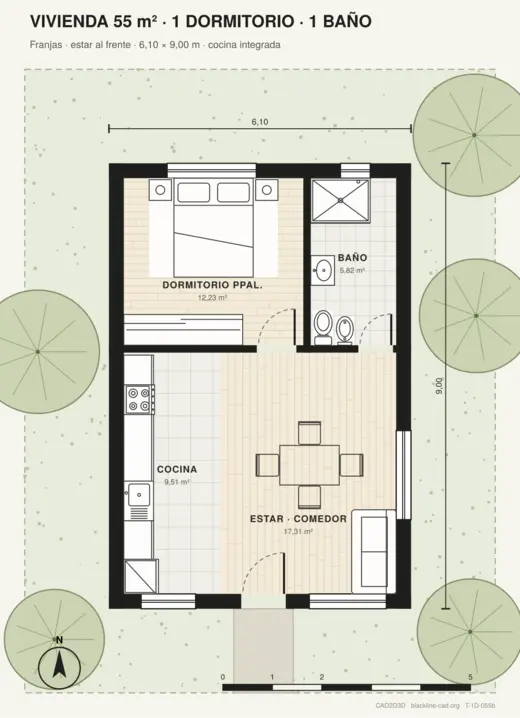
#> input picture assets/arq-tipologias/v1/T-1D-055b.webp, 520 x 718 px
$ python prueba_planta_completa.py --source ../../assets/arq-tipologias/v1/T-1D-055b.webp
#> lines starting #> are read from the running program, lines starting #| are printed output that depends on the picture
#!/usr/bin/env python3
"""Offline reviewed semantic fixture, NOT an automatic recognizer or production importer.
Coordinates are annotations of inspect39.png. The JSON records the native WALL and
BLOCK operations; preview boolean cuts only simulate the CAD's dynamic openings.
Requires shapely, matplotlib, Pillow. No dimension entities unless --cotas.
"""
import argparse, json, math
from pathlib import Path
from PIL import Image
from shapely.geometry import LineString, Point, box
from shapely.ops import unary_union
from shapely import affinity
import matplotlib
matplotlib.use('Agg')
import matplotlib.pyplot as plt
from matplotlib.patches import Rectangle, FancyBboxPatch, Ellipse, Arc, Polygon
P=75.0 # provisional uniform pixels per model unit; NOT calibrated
OX,OY=101,716
T=.20
# axes in raster coords; continuous before openings, no furniture lines.
AXES=[('N',(108,64),(462,64)),('S',(108,710),(462,710)),('W',(108,64),(108,710)),('E',(462,64),(462,710)),('D',(337,64),(337,397)),('B',(337,292),(462,292)),('L',(108,397),(262,397)),('C',(262,353),(262,397)),('H',(414,397),(462,397)),('J',(321,397),(337,397))]
# host, kind, endpoint interval on raster axis, hinge point, inward leaf direction
OPEN=[('N','framed-window',171,275,None,None),('N','framed-window',379,415,None,None),('S','framed-window',171,275,None,None),('S','swing-door',339,396,(396,710),(0,-1)),('D','swing-door',306,358,(337,358),(-1,0)),('B','swing-door',350,400,(350,292),(0,-1))]
# existing block IDs and verified available size ranges; choose variant without stretching.
# Point is the origin of the actual block's local 0..W, 0..D frame. Rotations in CAD degrees.
# Fallback definitions preserve visually distinctive objects when checked variants do not fit.
BLOCKS=[
 ('bed','TEST_BED_SINGLE_NIGHTSTAND_FREE','FURNITURE',(156,251),0,(131/P,159/P),'custom'),
 ('nightstand','dor-mesa-luz','FURNITURE',(122,119),0,(.45,.40),'library'),
 ('closet','TEST_SLIDING_CLOSET','FURNITURE',(115,390),0,(140/P,38/P),'custom'),
 ('bath','san-banera','FIXTURES',(347,130),0,(1.4,.7),'library'),
 ('wc','san-wc','FIXTURES',(454,183),90,(.4,.7),'library'),
 ('basin','san-lav','FIXTURES',(454,260),90,(.6,.48),'library'),
 ('sofa','mob-sofa2','FURNITURE',(181.5,668),90,(2.0,.9),'library'),
 ('coffee','mob-ratona','FURNITURE',(259,642),90,(1.3,.6),'library'),
 ('counter','kq-mesada','KITCHEN',(455,643),90,(3.2,.55),'library'),
 ('hob','kq-anafe4','KITCHEN',(455,486),90,(.6,.6),'library'),
 ('sink','TEST_KITCHEN_SINGLE_SINK','KITCHEN',(452,642),90,(.65,.48),'custom'),
]
TEXT=[('BEDROOM',(222,291)),('BATH',(382,212)),('HALL',(377,373)),('LIVING ROOM / KITCHEN',(282,494))]
def pt(p):return [(p[0]-OX)/P,(OY-p[1])/P]
def pix(p):return (OX+p[0]*P,OY-p[1]*P)
def vec(p):return (p[0],-p[1])
def opening_rows():
    rows=[]; walls={i:(a,b) for i,a,b in AXES}
    for host,kind,lo,hi,hinge,swing in OPEN:
        a,b=walls[host]; horizontal=a[1]==b[1]; axis=0 if horizontal else 1
        A=(lo,a[1]) if horizontal else (a[0],lo);B=(hi,a[1]) if horizontal else (a[0],hi)
        offset=((lo+hi)/2-a[axis])/P; width=(hi-lo)/P
        assert offset-width/2>T/2 and offset+width/2<math.dist(a,b)/P-T/2,host
        row=dict(host=host,kind=kind,offset=offset,width=width,layer='WINDOWS' if hinge is None else 'DOORS')
        if hinge:
            # Native primitive opens towards local +Y. Reverse start and angle when needed.
            q0,q1=pt(A),pt(B); u=((q1[0]-q0[0])/width,(q1[1]-q0[1])/width); n=(-u[1],u[0]); v=vec(swing)
            rev=sum(x*y for x,y in zip(n,v))<0
            start,end=(q1,q0) if rev else (q0,q1)
            h=pt(hinge); mirror=math.dist(h,end)<math.dist(h,start)
            theta=math.degrees(math.atan2(end[1]-start[1],end[0]-start[0]))
            pred=(-math.sin(math.radians(theta)),math.cos(math.radians(theta)))
            assert sum(x*y for x,y in zip(pred,v))>.999
            assert math.dist(end if mirror else start,h)<1e-8
            row['orientation']={'mirror':mirror,'reverseHostDirection':rev,'rotation':theta,'hinge':h,'swingVector':list(v),'insertionPoint':start,'leafCount':1}
        else:row['windowType']='framed; leaf count not reliably identifiable'
        rows.append(row)
    return rows
# Compact preview definitions based on the native catalogue geometry; not a copy of a live CAD instance.
# Primitive coords in metres. Each object is one block definition, never loose model-space primitives.
def shapes(id,w,d):
    R=lambda x,y,W,D,r=0:('r',x,y,W,D,r)
    L=lambda a,b,c,e:('l',a,b,c,e)
    E=lambda x,y,rx,ry:('e',x,y,rx,ry)
    if id.startswith('TEST_BED'):return [R(0,0,w,d),L(0,d*.59,w,d*.59),L(0,d*.78,w,d*.78),R(.07,d*.79,w/2-.1,d*.18,.035),R(w/2+.03,d*.79,w/2-.1,d*.18,.035)]
    if id=='TEST_SLIDING_CLOSET':return [R(0,0,w,d),L(0,d-.06,w*.53,d-.06),L(w*.47,d-.12,w,d-.12)]
    if id=='TEST_KITCHEN_SINGLE_SINK':return [R(0,0,w,d),R(.07,.05,w-.14,d-.1,.10),E(w*.5,d*.30,.025,.025),L(w*.5,.04,w*.5,.12)]
    if id=='dor-mesa-luz':return [R(0,0,w,d),E(w/2,d/2,.088,.088),E(w/2,d/2,.032,.032)]
    if id=='san-banera':return [R(0,0,w,d),R(.08,.08,w-.16,d-.16,.18),E(w-.22,d/2,.035,.035),E(w-.06,d/2,.025,.025)]
    if id=='san-wc':return [R(.03,0,.34,.17,.03),E(.2,.45,.18,.25),E(.2,.47,.12,.18),L(.08,.2,.32,.2)]
    if id=='san-lav':return [R(0,0,w,d),E(w/2,d*.55,min(.21,w*.36),min(.15,d*.32)),E(w/2,d*.55,.02,.02),E(w/2,.07,.022,.022),L(w/2,.07,w/2,.13)]
    if id=='mob-sofa2':return [R(0,0,w,d,.06),R(.15,.2,w-.30,d-.38),L(w/2,.2,w/2,d-.18),R(0,d-.20,w,.20)]
    if id=='mob-ratona':return [R(0,0,w,d),R(.05,.05,w-.10,d-.10)]
    if id=='kq-mesada':return [R(0,0,w,d),L(0,d-.04,w,d-.04)]
    if id=='kq-anafe4':return [R(.03,.05,w-.06,d-.10)]+[E(x,y,r,r) for x,y,r in [(.17,.19,.085),(.17,.43,.07),(.43,.19,.07),(.43,.43,.085),(.17,.19,.0383),(.17,.43,.0315),(.43,.19,.0315),(.43,.43,.0383)]]
    raise ValueError(id)
def transformed_box(w,d,point,rotation):return affinity.translate(affinity.rotate(box(0,0,w,d),rotation,origin=(0,0)),*point)
def wall_shape():
    lines=[LineString([pt(a),pt(b)]) for _,a,b in AXES]
    pieces=[l.buffer(T/2,cap_style=2,join_style=2) for l in lines]
    # Add the missing outer corner square only at true non-collinear axis junctions.
    for i,l in enumerate(lines):
        for other in lines[i+1:]:
            p=l.intersection(other)
            if p.geom_type=='Point' and not p.is_empty:pieces.append(box(p.x-T/2,p.y-T/2,p.x+T/2,p.y+T/2))
    return unary_union(pieces)
def polygon_patch(ax,g,color,alpha):
    for p in ([g] if g.geom_type=='Polygon' else list(g.geoms)):
        ax.add_patch(Polygon(list(p.exterior.coords),closed=True,fc=color,ec=color,lw=.55,alpha=alpha))
        # drawing uses individual non-overlapping rings; restore interior voids in compound path instead
        for r in p.interiors:
            from matplotlib.path import Path as MPath
            from matplotlib.patches import PathPatch
            # parent drawn below via compound path in render instead

def draw_geom(ax,g,color,alpha):
    from matplotlib.path import Path as MPath
    from matplotlib.patches import PathPatch
    from shapely.geometry.polygon import orient
    for p in ([g] if g.geom_type=='Polygon' else list(g.geoms)):
        p=orient(p,sign=1);verts=[];codes=[]
        for ring in [p.exterior,*p.interiors]:
            c=list(ring.coords);verts+=c;codes += [MPath.MOVETO]+[MPath.LINETO]*(len(c)-2)+[MPath.CLOSEPOLY]
        ax.add_patch(PathPatch(MPath(verts,codes),facecolor=color,edgecolor=color,lw=.45,alpha=alpha))
def render(source,plan,out,overlay=False):
    from matplotlib.transforms import Affine2D
    fig,ax=plt.subplots(figsize=(6.8,9.6),dpi=160);fig.patch.set_facecolor('white');ax.set_aspect('equal');ax.axis('off')
    if overlay:
        im=Image.open(source);ax.imshow(im,extent=((0-OX)/P,(im.width-OX)/P,(OY-im.height)/P,OY/P),alpha=.75)
    wall=wall_shape();cuts=[]
    for host,kind,lo,hi,hinge,swing in OPEN:
        a,b=next((a,b) for i,a,b in AXES if i==host);horizontal=a[1]==b[1];A=pt((lo,a[1]) if horizontal else (a[0],lo));B=pt((hi,a[1]) if horizontal else (a[0],hi));cuts.append(LineString([A,B]).buffer(T/2+.002,cap_style=2))
    draw_geom(ax,wall.difference(unary_union(cuts)), '#1d70a2' if overlay else '#263b46',.52 if overlay else 1)
    for row,(host,kind,lo,hi,hinge,swing) in zip(plan['openings'],OPEN):
        a,b=next((a,b) for i,a,b in AXES if i==host);horizontal=a[1]==b[1];A=pt((lo,a[1]) if horizontal else (a[0],lo));B=pt((hi,a[1]) if horizontal else (a[0],hi));c='#168456' if hinge else '#b58020';
        if not hinge:
            for d in [-T*.34,0,T*.34]:
                dx,dy=(0,d) if horizontal else (d,0);ax.plot([A[0]+dx,B[0]+dx],[A[1]+dy,B[1]+dy],color=c,lw=.9)
        else:
            h=pt(hinge);v=vec(swing);r=row['width'];closed=B if math.dist(h,A)<math.dist(h,B) else A;theta0=math.atan2(closed[1]-h[1],closed[0]-h[0]);theta1=math.atan2(v[1],v[0]);delta=(theta1-theta0+math.pi)%(2*math.pi)-math.pi
            ax.plot([h[0],h[0]+r*v[0]],[h[1],h[1]+r*v[1]],color=c,lw=1.5);ang=[theta0+delta*i/24 for i in range(25)];ax.plot([h[0]+r*math.cos(t) for t in ang],[h[1]+r*math.sin(t) for t in ang],color=c,lw=.85)
    for b in plan['blocks']:
        w,d=b['nominalSize'];color='#964d74' if b['source']=='custom' else ('#845c36' if overlay else '#53616a');tr=Affine2D().rotate_deg(b['rotation']).translate(*b['point'])+ax.transData
        for g in shapes(b['catalogId'],w,d):
            typ,*v=g
            if typ=='r':
                x,y,W,D,r=v;patch=FancyBboxPatch((x,y),W,D,boxstyle=f'round,pad=0,rounding_size={r}',fill=False,ec=color,lw=1.0) if r else Rectangle((x,y),W,D,fill=False,ec=color,lw=1.0);patch.set_transform(tr);ax.add_patch(patch)
            elif typ=='l':ax.plot([v[0],v[2]],[v[1],v[3]],color=color,lw=.85,transform=tr)
            else:x,y,rx,ry=v;patch=Ellipse((x,y),2*rx,2*ry,fill=False,ec=color,lw=.85,transform=tr);ax.add_patch(patch)
    if not overlay:
        for label,p in TEXT:ax.text(*pt(p),label,fontsize=8,ha='center',va='center',color='#48545b')
    if plan['dimensions']:
        y=-.32;ax.annotate('',xy=(pt((462,710))[0],y),xytext=(pt((108,710))[0],y),arrowprops={'arrowstyle':'<->'});ax.text(2.45,y-.1,'Referencia provisional',ha='center',fontsize=7)
    ax.set_xlim(-.35,5.25);ax.set_ylim(-.5,9.15);ax.set_title('Prueba 048 · '+('superposición' if overlay else 'reconstrucción semántica'),fontsize=12,color='#263b46',pad=9);fig.subplots_adjust(left=.03,right=.97,bottom=.025,top=.95);fig.savefig(out,bbox_inches='tight',pad_inches=.13);plt.close(fig)
def main():
    p=argparse.ArgumentParser();p.add_argument('--source',default='inspect39.png');p.add_argument('--out',default='planta_completa_048');p.add_argument('--cotas',action='store_true');a=p.parse_args();out=Path(a.out)
    walls=[dict(id=i,a=pt(x),b=pt(y),thickness=T,layer='WALLS',join='native') for i,x,y in AXES];openings=opening_rows();blocks=[];custom={}
    for role,id,layer,point,rotation,size,source in BLOCKS:
        geom=transformed_box(*size,pt(point),rotation);minx,miny,maxx,maxy=geom.bounds
        blocks.append(dict(role=role,catalogId=id,layer=layer,point=pt(point),rotation=rotation,scale=1,nominalSize=list(size),envelope=[minx,miny,maxx-minx,maxy-miny],source=source))
        if source=='custom':custom[id]={'layer':'0','primitives':shapes(id,*size),'operation':'DRAW_THEN_BLOCK','insertionPoint':[0,0]}
    # This is a semantic offline fixture; additions require adapter support in the published engine.
    plan=dict(schema='blackline.architecture.v1',units='m',walls=walls,openings=openings,blocks=blocks,rooms=[],virtualDimensions=[],brief={'kind':'trace_offline_reviewed'},status='approximate',scale={'status':'provisional','pixelsPerUnit':P,'finalCalibrationRequired':True,'uniform':True},customBlockDefinitions=custom,texts=[{'text':label,'point':pt(p),'layer':'TEXTS'} for label,p in TEXT],dimensions=([{'kind':'reference','status':'provisional'}] if a.cotas else []),review={'source':'Reference 048, manual visual annotations','automaticRecognition':False,'nativeInsertionTested':False,'unconfirmed':['plain cabinet above cooktop: refrigerator not identified','window leaf count','source printed dimensions 4 x 8 m inconsistent with raster aspect ratio']})
    # Validation: connected wall union, unique block IDs per role, all openings on a host,
    # no exploded model-space furniture, exact door direction and hinge, no default dimensions.
    assert wall_shape().geom_type=='Polygon';assert len({b['role'] for b in blocks})==len(blocks);assert len(walls)==10;assert len(openings)==6;assert len([o for o in openings if 'orientation' in o])==3;assert bool(plan['dimensions'])==a.cotas
    byrole={b['role']:b for b in blocks}
    footprint=lambda b: transformed_box(*b['nominalSize'],b['point'],b['rotation'])
    assert footprint(byrole['sofa']).intersection(footprint(byrole['coffee'])).area<1e-8
    report={'walls':len(walls),'wall_components':1,'doors':3,'windows':3,'library_refs':sum(b['source']=='library' for b in blocks),'custom_refs':sum(b['source']=='custom' for b in blocks),'texts':len(TEXT),'dimensions':len(plan['dimensions']),'door_orientation_checks':3,'native_import':'not tested; adapter needed for door orientations, custom definitions and texts'}
    out.with_suffix('.json').write_text(json.dumps(plan,indent=2,ensure_ascii=False));out.with_suffix('.report.json').write_text(json.dumps(report,indent=2));render(a.source,plan,out.with_suffix('.png'));render(a.source,plan,out.with_suffix('.overlay.png'),True);print(json.dumps(report))
#> in render, `ax.set_xlim(-0.35, 5.25)`:
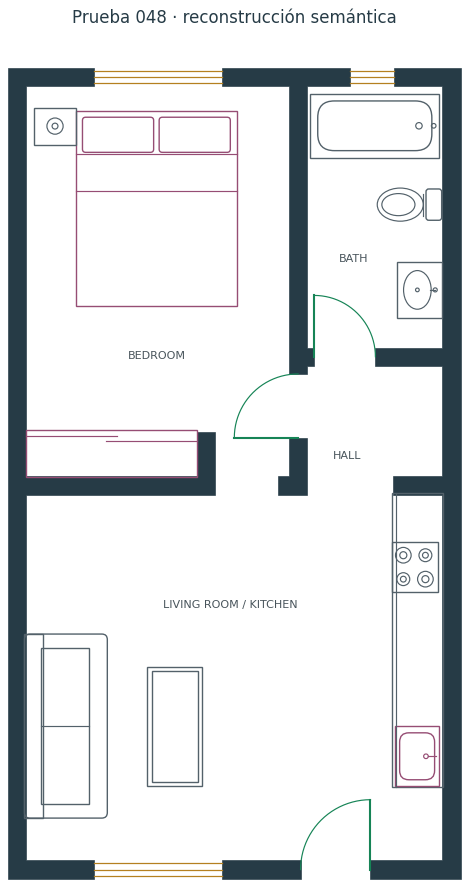
#> figure drawn by matplotlib, 1 panel
#> call 2 of render, with overlay = True
#> in render, im is the input picture: PIL image 520x718 RGBA; mean R, G, B, A 217.2, 218.3, 204.5, 254.9
#> in render (call 2), `ax.set_xlim(-0.35, 5.25)`:
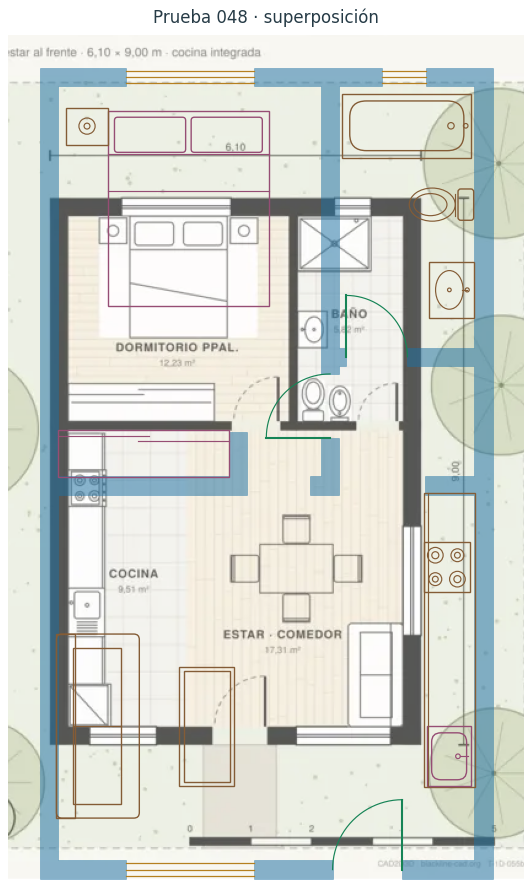
#> figure drawn by matplotlib, 1 panel
if __name__=='__main__':main()

$ run again, on assets/arq-tipologias/v1/T-3D-110b.webp
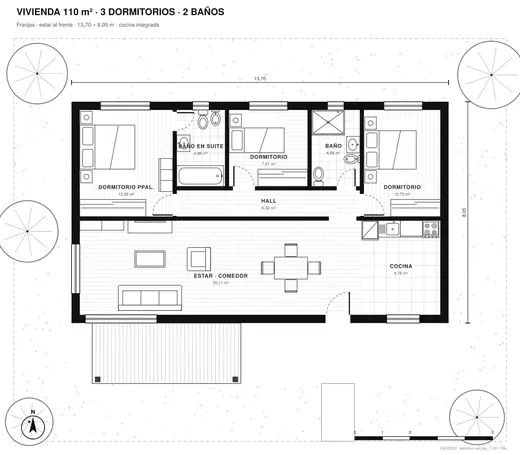
#> input picture assets/arq-tipologias/v1/T-3D-110b.webp, 520 x 455 px
#> in render, im is the input picture: PIL image 520x455 RGB; mean R, G, B 237, 237, 237
#> in render (call 2), `ax.set_xlim(-0.35, 5.25)`:
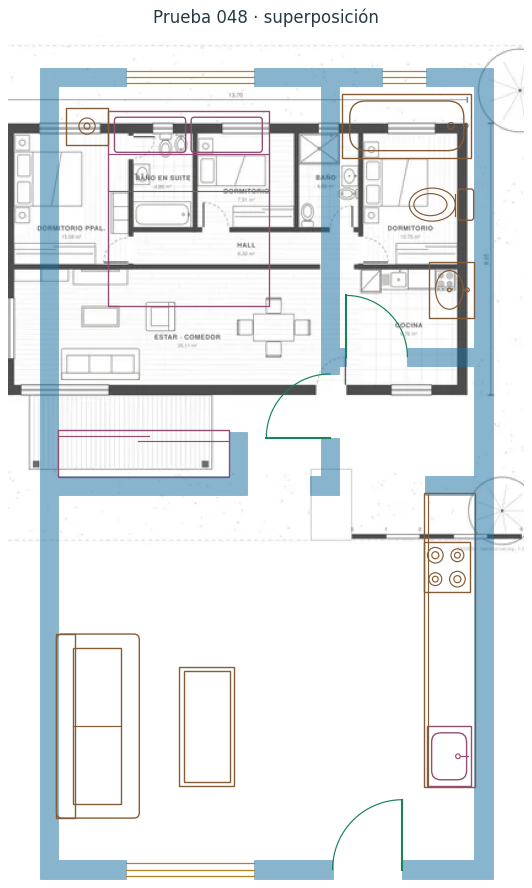
#> figure drawn by matplotlib, 1 panel

$ run again, on assets/arq-tipologias/v1/T-3D-150b.webp
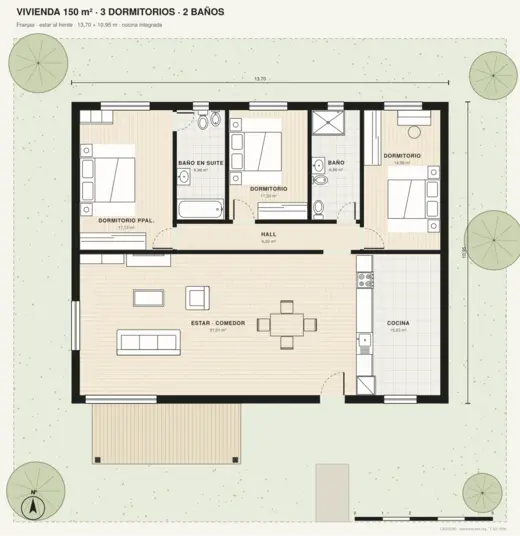
#> input picture assets/arq-tipologias/v1/T-3D-150b.webp, 520 x 536 px
#> in render, im is the input picture: PIL image 520x536 RGBA; mean R, G, B, A 223.1, 222.8, 209.4, 254.9
#> in render (call 2), `ax.set_xlim(-0.35, 5.25)`:
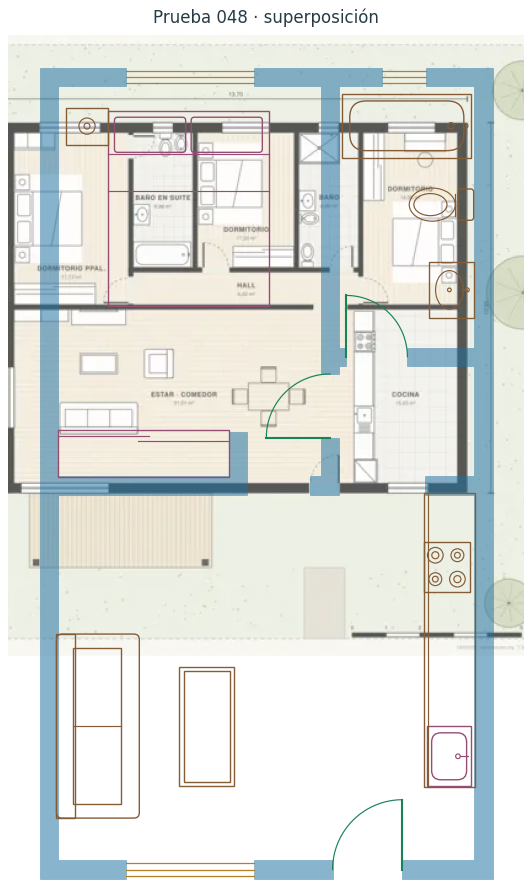
#> figure drawn by matplotlib, 1 panel

$ run again, on assets/arq-tipologias/v1/T-4D-150b.webp
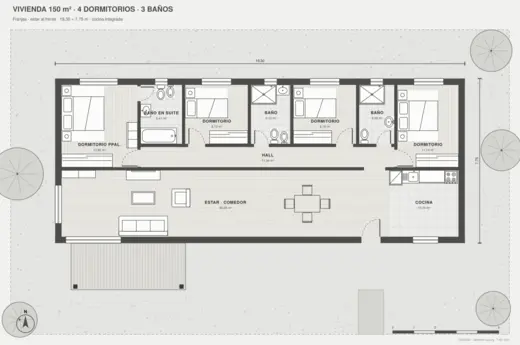
#> input picture assets/arq-tipologias/v1/T-4D-150b.webp, 520 x 345 px
#> in render, im is the input picture: PIL image 520x345 RGBA; mean R, G, B, A 220.4, 220.5, 217.1, 255
#> in render (call 2), `ax.set_xlim(-0.35, 5.25)`:
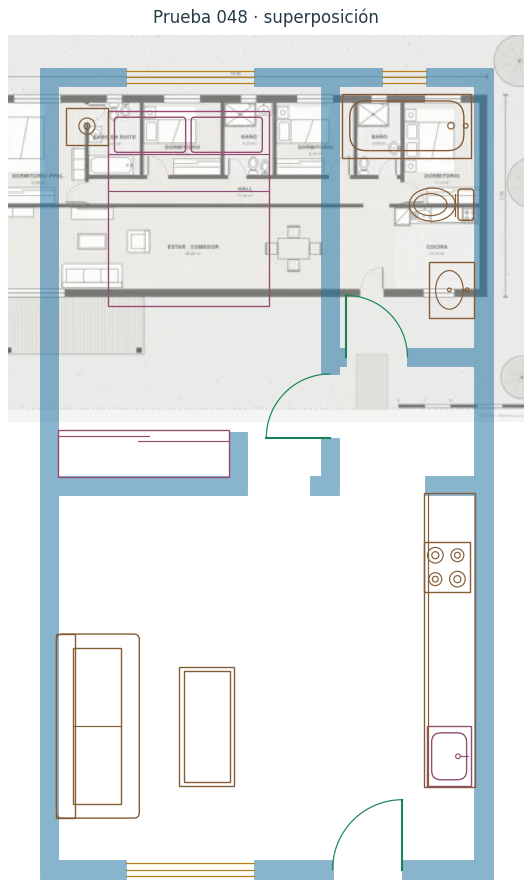
#> figure drawn by matplotlib, 1 panel
